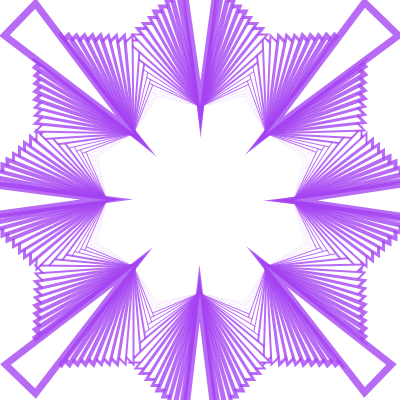
Frame 1 (no input)
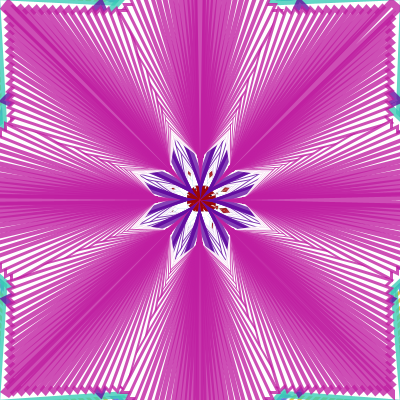
Frame 60 (the mouse pressed at the canvas centre just before this capture)
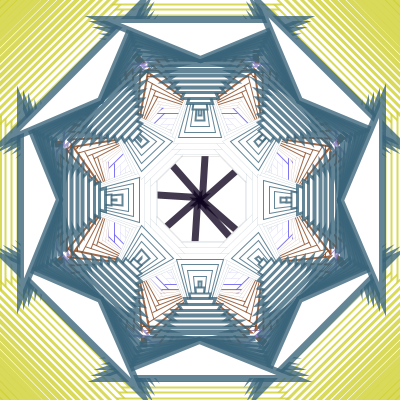
Frame 120 (the mouse held since frame 60 and released just before this capture)

The Processing sketch that drew these frames (run headless with seeded random() and noise(); from frame 60 on, the mouse is pressed at the canvas centre):

// Processing sketch: processing_167490
// ── processing_167490.pde

//set varialbles
float b;
float c;
float d;
void setup() 
{
size(400,400);
background(255);
}

void draw ()  
{
b=random(255);//random colours for triangle
c=random(255);//random colours for triangle
d=random(255);//random colours for triangle
stroke(b,c,d,200);
translate(200,200);//to move the co-ordinates
for (int a =1; a<200; a+=1)//setting value for a
{
strokeWeight(a/25);
smooth();
rotate(PI/4);//rotating the triangle
triangle(a,b,c,c,b,a);
}
}
